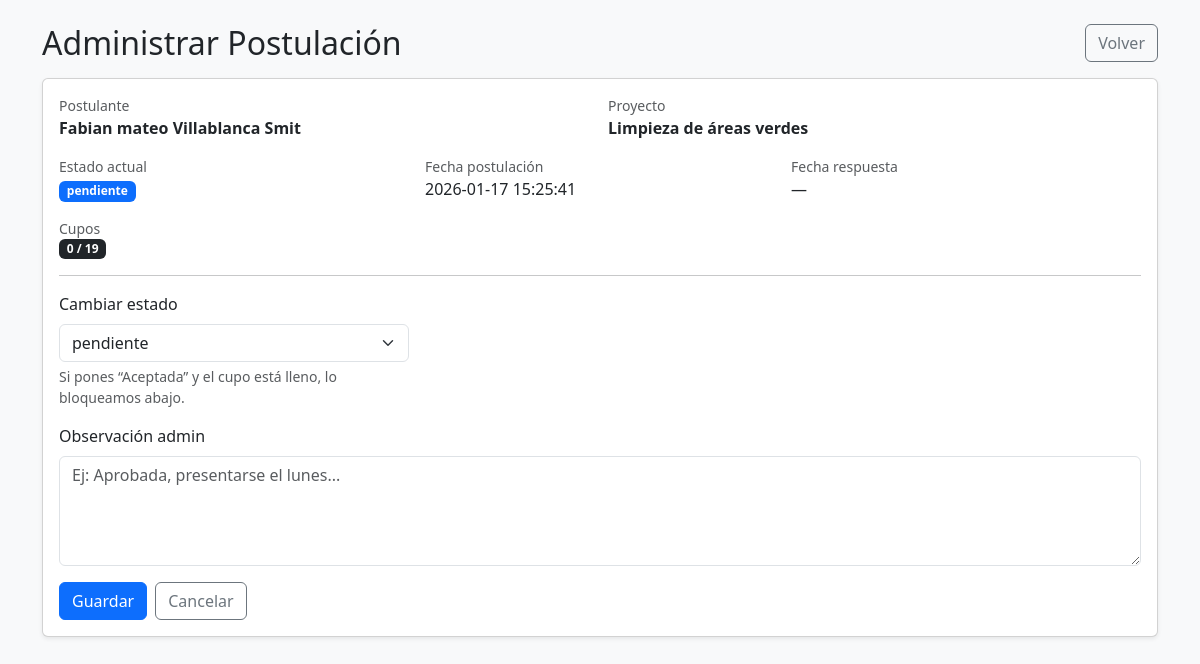
The app's page /modulo-proyecto/detalle-postulacion.php?id_postulacion=19 with its own data.
### tables this page shows
CREATE TABLE `postulaciones_proyecto` (
  `id_postulacion` int(11) NOT NULL,
  `id_usuario` int(11) NOT NULL,
  `id_proyecto` int(11) NOT NULL,
  `fecha_postulacion` datetime NOT NULL DEFAULT current_timestamp(),
  `id_estado_postulacion` tinyint(4) NOT NULL DEFAULT 1,
  `observacion_admin` varchar(500) DEFAULT NULL,
  `fecha_respuesta` datetime DEFAULT NULL
);

CREATE TABLE `proyectos_barrio` (
  `id_proyecto` int(11) NOT NULL,
  `nombre_proyecto` varchar(120) NOT NULL,
  `descripcion` text NOT NULL,
  `fecha_inicio` date NOT NULL,
  `fecha_fin` date DEFAULT NULL,
  `id_estado_proyecto` int(11) NOT NULL,
  `id_tipo_proyecto` int(11) NOT NULL,
  `responsable` varchar(150) NOT NULL,
  `presupuesto_estimado` decimal(12,2) NOT NULL DEFAULT 0.00,
  `presupuesto_utilizado` decimal(12,2) NOT NULL DEFAULT 0.00,
  `direccion_proyecto` varchar(255) DEFAULT NULL,
  `cupo_maximo` int(11) NOT NULL DEFAULT 0,
  `fecha_creacion` timestamp NOT NULL DEFAULT current_timestamp(),
  `fecha_actualizacion` timestamp NOT NULL DEFAULT current_timestamp() ON UPDATE current_timestamp()
);

CREATE TABLE `estados_postulacion` (
  `id_estado_postulacion` tinyint(4) NOT NULL,
  `nombre_estado` varchar(20) NOT NULL
);

### modulo-proyecto/detalle-postulacion.php (the view, shortened to what this page needs)
<?php
require_once(__DIR__ . "/../lib/conexion.php");
$id_postulacion = filter_input(INPUT_GET, 'id_postulacion', FILTER_VALIDATE_INT);
$sql = "SELECT
          p.id_postulacion, p.fecha_postulacion, p.fecha_respuesta,
          p.id_estado_postulacion, ep.nombre_estado AS estado_postulacion,
          p.observacion_admin,
          pb.id_proyecto, pb.nombre_proyecto, pb.cupo_maximo,
          CONCAT_WS(' ', u.p_nombre, u.s_nombre, u.ap_paterno, u.ap_materno) AS postulante,
          COALESCE(a.aceptados, 0) AS cupos_usados
        FROM postulaciones_proyecto p
        JOIN proyectos_barrio pb ON pb.id_proyecto = p.id_proyecto
        JOIN estados_postulacion ep ON ep.id_estado_postulacion = p.id_estado_postulacion
        JOIN usuarios u ON u.id_usuario = p.id_usuario
        LEFT JOIN (
          SELECT id_proyecto, COUNT(*) AS aceptados
          FROM postulaciones_proyecto
          WHERE id_estado_postulacion = 2
          GROUP BY id_proyecto
        ) a ON a.id_proyecto = p.id_proyecto
        WHERE p.id_postulacion = :id
        LIMIT 1";
$stmt = $pdo->prepare($sql);
$stmt->execute([':id' => $id_postulacion]);
$post = $stmt->fetch(PDO::FETCH_ASSOC);
$estados = $pdo->query("SELECT id_estado_postulacion, nombre_estado
                        FROM estados_postulacion
                        ORDER BY id_estado_postulacion")
              ->fetchAll(PDO::FETCH_ASSOC);
function badgeClass($estadoId){
  return match((int)$estadoId){
    1 => 'bg-primary',
    2 => 'bg-success',
    3 => 'bg-danger',
    default => 'bg-secondary'
  };
}
$cuposLlenos = ((int)$post['cupos_usados'] >= (int)$post['cupo_maximo']);
?>
<!doctype html>
<html lang="es">
<head>
  <link href="https://cdn.jsdelivr.net/npm/bootstrap@5.3.3/dist/css/bootstrap.min.css" rel="stylesheet">
</head>
<body class="bg-light p-4">
<div class="container">
  <div class="d-flex justify-content-between align-items-center mb-3">
    <h2 class="m-0">Administrar Postulación</h2>
    <a class="btn btn-outline-secondary" href="proyectos.php">Volver</a>
  </div>
  <div class="card shadow-sm">
    <div class="card-body">
      <div class="row g-3 mb-3">
        <div class="col-md-6">
          <div class="text-muted small">Postulante</div>
          <div class="fw-semibold"><?= htmlspecialchars($post['postulante']) ?></div>
        </div>
        <div class="col-md-6">
          <div class="text-muted small">Proyecto</div>
          <div class="fw-semibold"><?= htmlspecialchars($post['nombre_proyecto']) ?></div>
        </div>
        <div class="col-md-4">
          <div class="text-muted small">Estado actual</div>
          <span class="badge <?= badgeClass($post['id_estado_postulacion']) ?>">
            <?= htmlspecialchars($post['estado_postulacion']) ?>
          </span>
        </div>
        <div class="col-md-4">
          <div class="text-muted small">Fecha postulación</div>
          <div><?= htmlspecialchars($post['fecha_postulacion']) ?></div>
        </div>
        <div class="col-md-4">
          <div class="text-muted small">Fecha respuesta</div>
          <div><?= $post['fecha_respuesta'] ? htmlspecialchars($post['fecha_respuesta']) : '—' ?></div>
        </div>
        <div class="col-md-12">
          <div class="text-muted small">Cupos</div>
          <div class="d-flex align-items-center gap-2">
            <span class="badge <?= $cuposLlenos ? 'bg-danger' : 'bg-dark' ?>">
              <?= (int)$post['cupos_usados'] ?> / <?= (int)$post['cupo_maximo'] ?>
            </span>
          </div>
        </div>
      </div>
      <hr>
      <form method="POST" action="../lib/actualizar-postulaciones.php" class="row g-3">
        <div class="col-md-4">
          <label class="form-label">Cambiar estado</label>
          <select name="id_estado_postulacion" class="form-select" required>
            <?php foreach ($estados as $e): ?>
              <option value="<?= (int)$e['id_estado_postulacion'] ?>"
                <?= ((int)$e['id_estado_postulacion'] === (int)$post['id_estado_postulacion']) ? 'selected' : '' ?>>
                <?= htmlspecialchars($e['nombre_estado']) ?>
              </option>
            <?php endforeach; ?>
          </select>
          <div class="form-text">Si pones “Aceptada” y el cupo está lleno, lo bloqueamos abajo.</div>
        </div>
        <div class="col-12">
          <label class="form-label">Observación admin</label>
          <textarea name="observacion_admin" class="form-control" rows="4"
            placeholder="Ej: Aprobada, presentarse el lunes..."><?= htmlspecialchars($post['observacion_admin'] ?? '') ?></textarea>
        </div>
        <div class="col-12 d-flex gap-2">
          <button class="btn btn-primary" type="submit">Guardar</button>
          <a class="btn btn-outline-secondary" href="administrar-postulaciones.php">Cancelar</a>
        </div>
      </form>
    </div>
  </div>
</div>
</body>
</html>

### records on screen
postulaciones_proyecto: id_proyecto.nombre_proyecto "Limpieza de áreas verdes", id_estado_postulacion.nombre_estado "pendiente", fecha_postulacion "2026-01-17 15:25:41", id_proyecto.cupo_maximo "19", id_estado_postulacion "pendiente"

### other values on screen
$post['postulante'] "Fabian mateo Villablanca Smit"
$post['cupos_usados'] "0"
